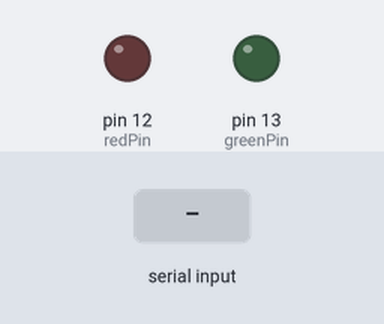
Bench run of a sketch on a simulated Arduino Uno, built with avr-gcc and run on an emulated ATmega328P. On the bench: output pins drawn as LEDs (lit = HIGH). The test bench sets the inputs (shaded band).

Above: at 1.2 s.
1.3 s: "G" received over Serial
At 2.3 s:
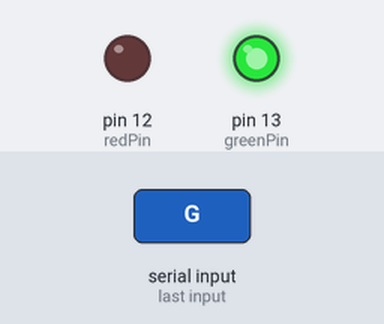
2.8 s: "R" received over Serial
At 3.4 s:
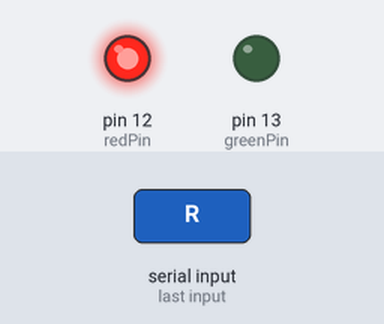
Timing chart, 0 to 5.8 s (numbered marks = the images above; inputs shaded):
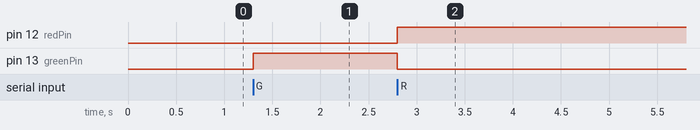

Measured:
- after the input at 1.3 s, pin 13 (greenPin): LOW → HIGH at once
- after the input at 2.8 s, pin 12 (redPin): LOW → HIGH at once; pin 13 (greenPin): HIGH → LOW at once

The sketch:

al_dk_att.ino
```cpp
int greenPin = 13;  // Pin connected to the green LED
int redPin = 12;    // Pin connected to the red LED

void setup() {
  pinMode(greenPin, OUTPUT);
  pinMode(redPin, OUTPUT);
  Serial.begin(9600);
}

void loop() {
  if (Serial.available() > 0) {
    char signal = Serial.read();
    if (signal == 'G') {
      // Turn on the green LED
      digitalWrite(greenPin, HIGH);
      digitalWrite(redPin, LOW);
    } else if (signal == 'R') {
      // Turn on the red LED
      digitalWrite(greenPin, LOW);
      digitalWrite(redPin, HIGH);
    }
  }
}
```
